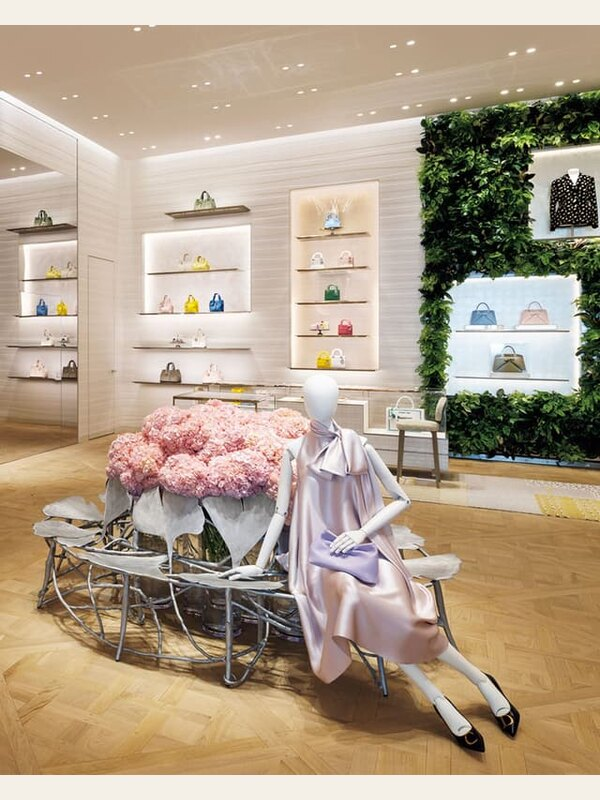
#> input picture assets/cases/boutique-original.jpg, 600 x 800 px
$ python -i image_utils.py   (imports and definitions only)
#> lines starting #> are read from the running program, lines starting #| are printed output that depends on the picture
#!/usr/bin/env python3
"""Shared, conservative image preparation for source-faithful ticket crops."""

from __future__ import annotations

from PIL import Image, ImageOps


CONNECTED_BORDER_LIMIT = 0.12


def strip_connected_neutral_borders(image: Image.Image) -> Image.Image:
    """Remove only solid, edge-connected white or black framing bars."""
    current = image
    for _ in range(2):
        width, height = current.size
        if width < 16 or height < 16:
            break
        maximum_x = max(1, round(width * CONNECTED_BORDER_LIMIT))
        maximum_y = max(1, round(height * CONNECTED_BORDER_LIMIT))

        def neutral_ratio(box: tuple[int, int, int, int]) -> float:
            pixels = list(current.crop(box).resize((1, 32)).getdata())
            neutral = sum(
                1
                for red, green, blue in pixels
                if (max(red, green, blue) <= 32 or min(red, green, blue) >= 225)
                and max(red, green, blue) - min(red, green, blue) <= 30
            ) / len(pixels)
            channel_spread = max(
                max(channel) - min(channel) for channel in zip(*pixels)
            )
            return neutral if channel_spread <= 14 else 0.0

        left = 0
        while left < maximum_x and neutral_ratio((left, 0, left + 1, height)) >= 0.90:
            left += 1
        right = width
        while right > width - maximum_x and neutral_ratio((right - 1, 0, right, height)) >= 0.90:
            right -= 1
        top = 0
        while top < maximum_y and neutral_ratio((0, top, width, top + 1)) >= 0.90:
            top += 1
        bottom = height
        while bottom > height - maximum_y and neutral_ratio((0, bottom - 1, width, bottom)) >= 0.90:
            bottom -= 1
        if (left, top, right, bottom) == (0, 0, width, height):
            break
        current = current.crop((left, top, right, bottom))
    return current


def open_prepared_source(path, strip_neutral_borders: bool = True) -> Image.Image:
#> called with path = '../assets/cases/boutique-original.jpg', strip_neutral_borders = True
    with Image.open(path) as opened:
#> opened is the input picture: PIL image 600x800 RGB; mean R, G, B 177.1, 160, 139.2
        oriented = ImageOps.exif_transpose(opened)
        if "A" in oriented.getbands() or "transparency" in oriented.info:
            # Composite only visible pixels. Hidden RGB values under alpha must
            # never leak into the crop or palette (a common transparent-PNG
            # failure mode). The warm-white backing is excluded by palette
            # lightness filters and is often removed as connected framing.
            rgba = oriented.convert("RGBA")
            backing = Image.new("RGBA", rgba.size, (244, 240, 229, 255))
            source = Image.alpha_composite(backing, rgba).convert("RGB")
        else:
            source = oriented.convert("RGB")
    return strip_connected_neutral_borders(source) if strip_neutral_borders else source
#> the loop in strip_connected_neutral_borders, `for _ in range(2):` made 2 passes
#> pass 1, in strip_connected_neutral_borders, `current = current.crop((left, top, right, bottom))`:
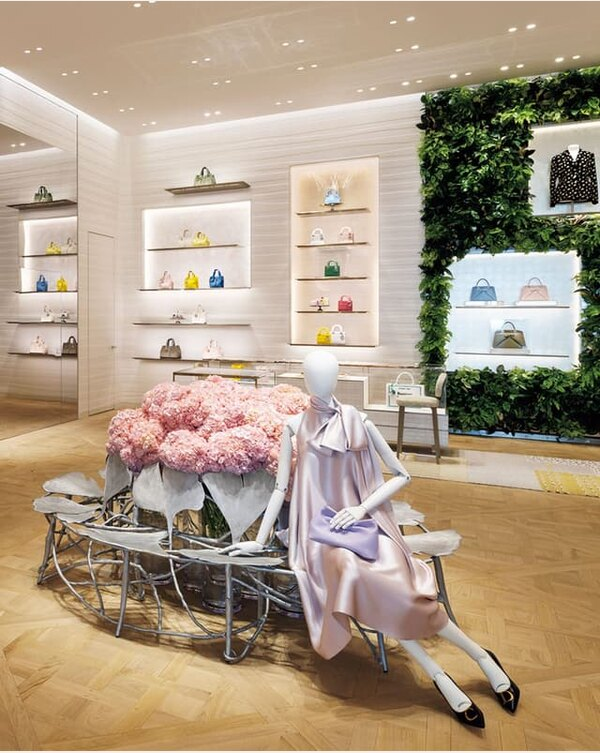
#> current: PIL image 600x753 RGB; mean R, G, B 172.9, 155.1, 133.5

>>> result = open_prepared_source('../assets/cases/boutique-original.jpg')
